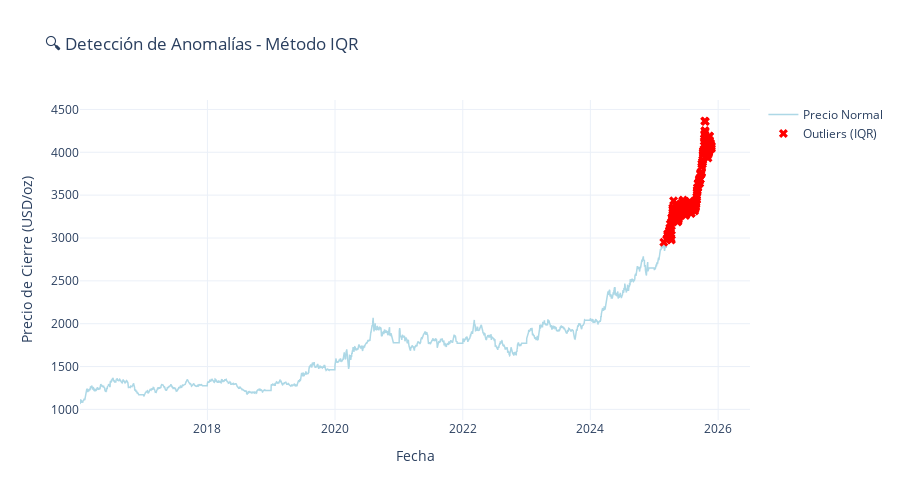

The cell this chart's notebook holds for it:
### Code cell
# Visualizar outliers IQR
fig = go.Figure()

# Precios normales
fig.add_trace(go.Scatter(
    x=df[~df['outlier_iqr']].index,
    y=df[~df['outlier_iqr']]['Close'],
    mode='lines',
    name='Precio Normal',
    line=dict(color='lightblue', width=1.5)
))

# Outliers
fig.add_trace(go.Scatter(
    x=df[df['outlier_iqr']].index,
    y=df[df['outlier_iqr']]['Close'],
    mode='markers',
    name='Outliers (IQR)',
    marker=dict(color='red', size=8, symbol='x'),
    hovertemplate='<b>Fecha</b>: %{x|%Y-%m-%d}<br><b>Precio</b>: $%{y:.2f}<extra></extra>'
))

fig.update_layout(
    title='🔍 Detección de Anomalías - Método IQR',
    xaxis_title='Fecha',
    yaxis_title='Precio de Cierre (USD/oz)',
    template='plotly_white',
    height=500,
    hovermode='x unified'
)

fig.show()

### Figure 1 — Plotly figure (JSON) as saved in the notebook; plotly's stock layout.template omitted (floating-point values rounded to 4 significant figures; data arrays with more than 128 entries replaced by an {"elided": "..."} marker saying what was removed)
{"data": [{"line": {"color": "lightblue", "width": 1.5}, "mode": "lines", "name": "Precio Normal", "type": "scatter", "x": {"elided": "3356 str values"}, "y": {"elided": "3356 float values"}}, {"hovertemplate": "<b>Fecha</b>: %{x|%Y-%m-%d}<br><b>Precio</b>: $%{y:.2f}<extra></extra>", "marker": {"color": "red", "size": 8, "symbol": "x"}, "mode": "markers", "name": "Outliers (IQR)", "type": "scatter", "x": {"elided": "258 str values"}, "y": {"elided": "258 float values"}}], "layout": {"height": 500, "hovermode": "x unified", "title": {"text": "🔍 Detección de Anomalías - Método IQR"}, "xaxis": {"title": {"text": "Fecha"}}, "yaxis": {"title": {"text": "Precio de Cierre (USD/oz)"}}}}
